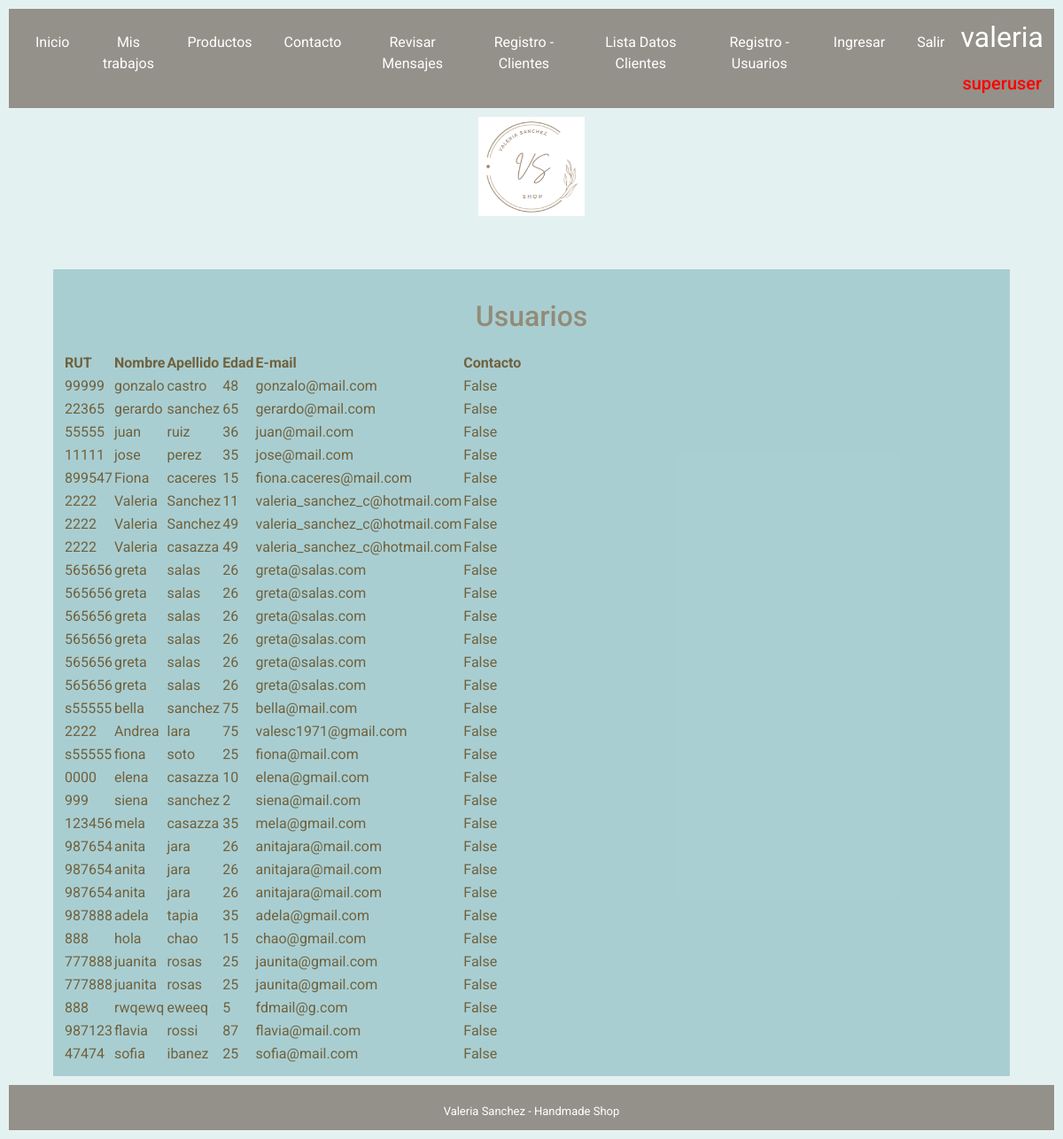
Page /usuarios/ (signed in) on the earlier database version.
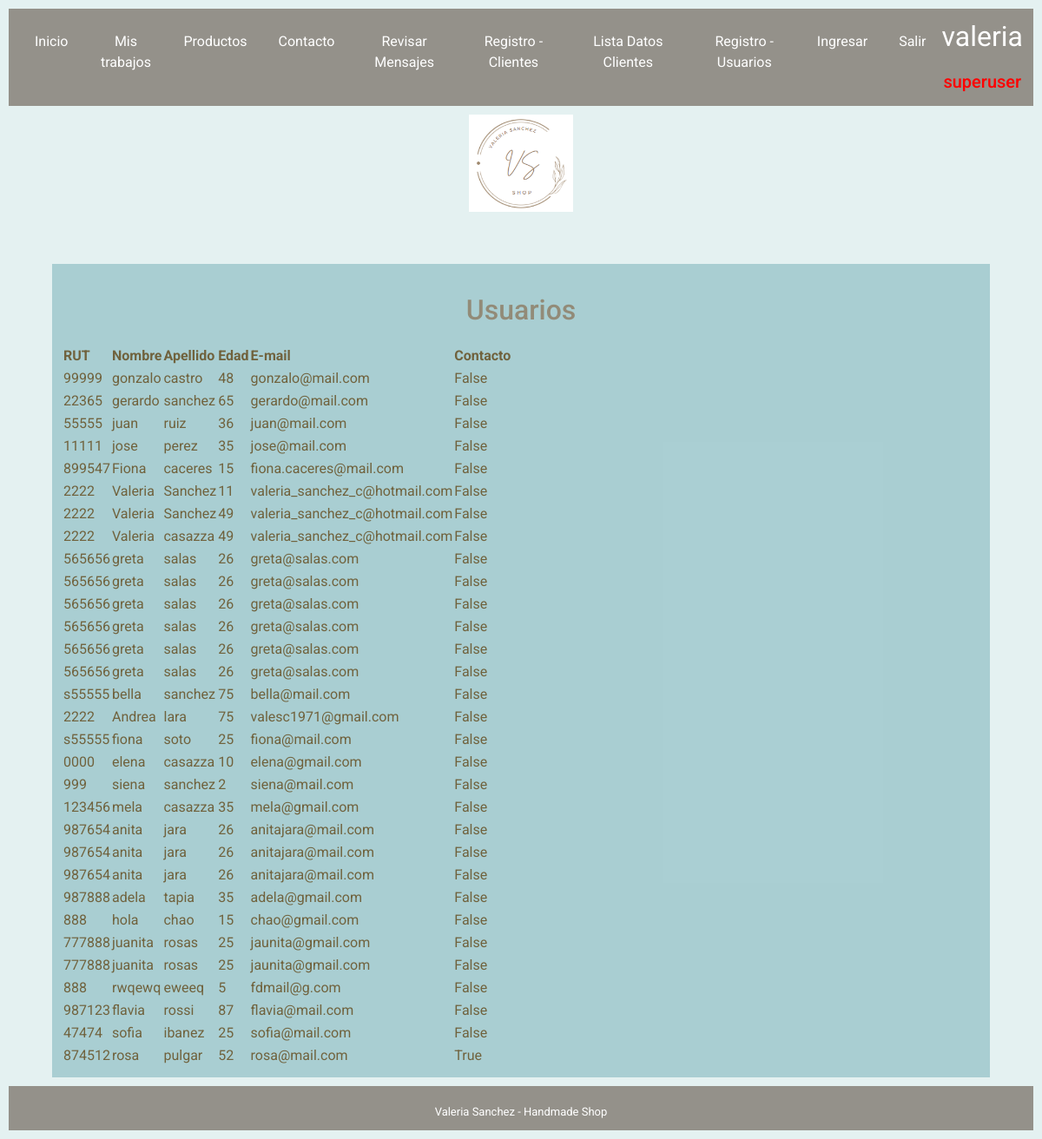
Same page on the later database version.
### aplicacion1/models.py (models this page shows)
class Usuario(models.Model):
    rut=models.CharField(max_length=15, null=False)
    nombre=models.CharField(max_length=50, null=False)
    apellido=models.CharField(max_length=100, null=False)
    edad=models.IntegerField()
    email=models.EmailField()
    receive_newsletter = models.BooleanField( blank=True)

### aplicacion1/views.py (the view)
# urls.py: path('usuarios/', views.usuarios, name='usuarios'),
@login_required
def usuarios(request):  # listado de usuarios del sitio
    usuario=Usuario.objects.all()
    return render (request,'aplicacion1/usuarios.html',{"data":usuario})

### aplicacion1/templates/aplicacion1/usuarios.html (shortened to what this page needs)
{%extends 'base_layout.html'%}{%block content%}
<body >
<div id="tabla_usuarios">
<header>
  <h1>Usuarios</h1>
</header>
    <table id="example" class="stripe">
      <thead>
        <tr>
          <th>RUT</th>
          <th>Nombre</th>
          <th>Apellido</th>
          <th>Edad</th>
          <th>E-mail</th>
          <th>Contacto</th>
        </tr>
      </thead>
      <tbody>
        {% for cli in data %}
        <tr>
          <td>{{cli.rut}}</td>
          <td>{{cli.nombre}}</td>
          <td>{{cli.apellido}}</td>
          <td>{{cli.edad}}</td>
          <td>{{cli.email}}</td>
          <td>{{cli.receive_newsletter}}</td>
        </tr>
        {% endfor %}
      </tbody>
    </table>
</div>
</body>
</html>
{%endblock content%}

Differences in the rows shown:
added Usuario: rut "874512", nombre "rosa", apellido "pulgar", edad "52", email "rosa@mail.com", receive_newsletter "True"
